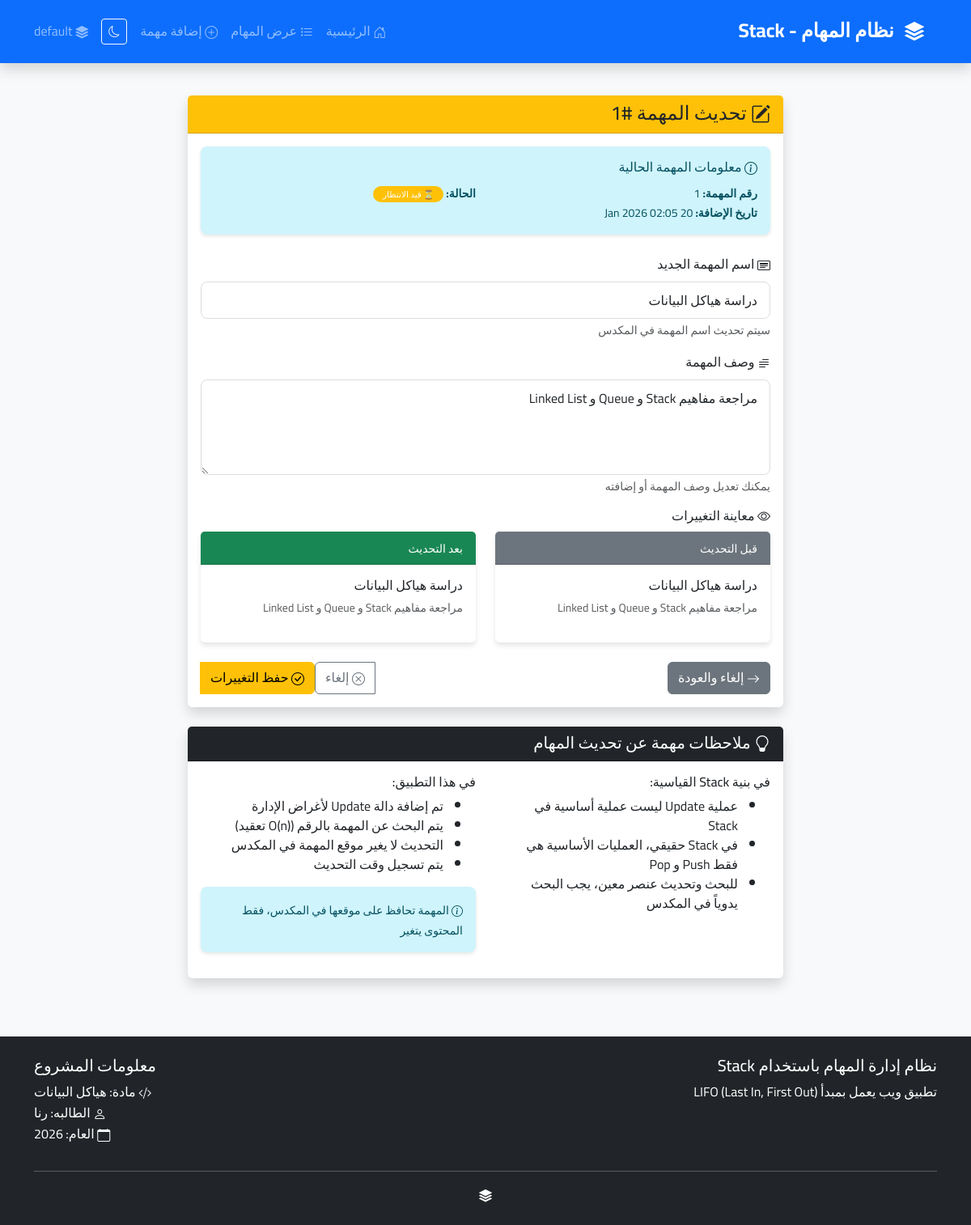
Screenshot of /update-task/1 with the database file from the repository.
### models/task_stack.py (models this page shows, shortened)
class Stack(db.Model):
    __tablename__ = 'stacks'
    id = db.Column(db.Integer, primary_key=True)
    name = db.Column(db.String(100), unique=True, nullable=False)
    created_at = db.Column(db.DateTime, default=datetime.utcnow)
    total_operations = db.Column(db.Integer, default=0)
    tasks = db.relationship('Task', backref='stack', lazy=True, cascade='all, delete-orphan')

class Task(db.Model):
    __tablename__ = 'tasks'
    id = db.Column(db.Integer, primary_key=True)
    stack_id = db.Column(db.Integer, db.ForeignKey('stacks.id'), nullable=False)
    task = db.Column(db.String(255), nullable=False)
    description = db.Column(db.Text, default='')
    status = db.Column(db.String(30), default='pending')
    created_at = db.Column(db.DateTime, default=datetime.utcnow)
    updated_at = db.Column(db.DateTime, onupdate=datetime.utcnow)
    def to_dict(self):
        return {
            'id': self.id,
            'task': self.task,
            'description': self.description,
            'status': self.status,
            'created_at': self.created_at.isoformat() if self.created_at else None,
            'updated_at': self.updated_at.isoformat() if self.updated_at else None
        }

### app.py (the view, shortened to what this page needs)
@app.route('/update-task/<int:task_id>', methods=['GET', 'POST'])
def update_task(task_id):
    stack_id = session.get('current_stack', 'default')
    stack = TaskStack(stack_id)
    task = stack.search(task_id)
    if not task:
        flash('المهمة غير موجودة!', 'danger')
        return redirect(url_for('view_tasks'))
    return render_template('update_task.html', task=task)

### app.py (called while the page is built)
def _fromisoformat(value):
    try:
        if isinstance(value, str):
            return datetime.fromisoformat(value)
        return value
    except Exception:
        return value

def _datetimeformat(value, fmt="%d %b %Y %H:%M"):
    try:
        if isinstance(value, str):
            value = datetime.fromisoformat(value)
        return value.strftime(fmt)
    except Exception:
        return value

@app.context_processor
def inject_taskstack():
    from models.task_stack import TaskStack
    return {'TaskStack': TaskStack}

@app.before_request
def initialize_session():
    if 'theme' not in session:
        session['theme'] = 'light'
    from models.task_stack import TaskStack
    default_stack = TaskStack('default')
    if default_stack.size() == 0:
        for task in DEFAULT_TASKS:
            default_stack.push(task['name'], task['description'])
    if 'current_stack' not in session:
        session['current_stack'] = 'default'
    session['initialized'] = True

### models/task_stack.py (called while the page is built)
    def search(self, task_id):
        t = Task.query.filter_by(id=task_id, stack_id=self._stack.id).first()
        return t.to_dict() if t else None

    def size(self):
        return Task.query.filter_by(stack_id=self._stack.id).count()

### templates/update_task.html (shortened to what this page needs)
{% extends "layout.html" %}
{% block content %}
<div class="row justify-content-center">
    <div class="col-md-8">
        <div class="card shadow">
            <div class="card-header bg-warning text-dark">
                <h4 class="mb-0">
                    <i class="bi bi-pencil-square"></i>
                    تحديث المهمة #{{ task.id }}
                </h4>
            </div>
            <div class="card-body">
                <form method="POST" action="{{ url_for('update_task', task_id=task.id) }}">
                    <div class="alert alert-info mb-4">
                        <h6>
                            <i class="bi bi-info-circle"></i>
                            معلومات المهمة الحالية
                        </h6>
                        <div class="row mt-2">
                            <div class="col-md-6">
                                <small><strong>رقم المهمة:</strong> {{ task.id }}</small><br>
                                <small><strong>تاريخ الإضافة:</strong> {{ task.created_at|fromisoformat|datetimeformat }}</small>
                            </div>
                            <div class="col-md-6">
                                <small><strong>الحالة:</strong>
                                    <span class="badge bg-{{
                                        'warning' if task.status == 'pending'
                                        else 'secondary' if task.status == 'in_progress'
                                        else 'success'
                                    }}">
                                        {{
                                            '⏳ قيد الانتظار' if task.status == 'pending'
                                            else '🔄 قيد التنفيذ' if task.status == 'in_progress'
                                            else '✅ مكتملة'
                                        }}
                                    </span>
                                </small>
                            </div>
                        </div>
                    </div>
                    <div class="mb-3">
                        <label for="task_name" class="form-label">
                            <i class="bi bi-card-heading"></i>
                            اسم المهمة الجديد
                        </label>
                        <input type="text" class="form-control" id="task_name"
                               name="task_name" value="{{ task.task }}"
                               required maxlength="200">
                        <div class="form-text">
                            سيتم تحديث اسم المهمة في المكدس
                        </div>
                    </div>
                    <div class="mb-3">
                        <label for="description" class="form-label">
                            <i class="bi bi-text-paragraph"></i>
                            وصف المهمة
                        </label>
                        <textarea class="form-control" id="description"
                                  name="description" rows="4">{{ task.description or '' }}</textarea>
                        <div class="form-text">
                            يمكنك تعديل وصف المهمة أو إضافته
                        </div>
                    </div>
                    <div class="mb-4">
                        <h6>
                            <i class="bi bi-eye"></i>
                            معاينة التغييرات
                        </h6>
                        <div class="row">
                            <div class="col-md-6">
                                <div class="card">
                                    <div class="card-header bg-secondary text-white">
                                        <small>قبل التحديث</small>
                                    </div>
                                    <div class="card-body">
                                        <h6>{{ task.task }}</h6>
                                        {% if task.description %}
                                        <p class="small text-muted">{{ task.description[:50] }}{% if task.description|length > 50 %}...{% endif %}</p>
                                        {% endif %}
                                    </div>
                                </div>
                            </div>
                            <div class="col-md-6">
                                <div class="card">
                                    <div class="card-header bg-success text-white">
                                        <small>بعد التحديث</small>
                                    </div>
                                    <div class="card-body">
                                        <h6 id="afterTaskName">{{ task.task }}</h6>
                                        <p class="small text-muted" id="afterDescription">
                                            {{ task.description[:50] or 'لا يوجد وصف' }}{% if task.description and task.description|length > 50 %}...{% endif %}
                                        </p>
                                    </div>
                                </div>
                            </div>
                        </div>
                    </div>
                    <div class="d-flex justify-content-between">
                        <a href="{{ url_for('view_tasks') }}" class="btn btn-secondary">
                            <i class="bi bi-arrow-right"></i> إلغاء والعودة
                        </a>
                        <div class="btn-group">
                            <a href="{{ url_for('view_tasks') }}" class="btn btn-outline-secondary">
                                <i class="bi bi-x-circle"></i> إلغاء
                            </a>
                            <button type="submit" class="btn btn-warning">
                                <i class="bi bi-check-circle"></i>
                                حفظ التغييرات
                            </button>
                        </div>
                    </div>
                </form>
            </div>
        </div>
        <div class="card shadow mt-4">
            <div class="card-header bg-dark text-white">
                <h5 class="mb-0">
                    <i class="bi bi-lightbulb"></i>
                    ملاحظات مهمة عن تحديث المهام
                </h5>
            </div>
            <div class="card-body">
                <div class="row">
                    <div class="col-md-6">
                        <h6>في بنية Stack القياسية:</h6>
                        <ul>
                            <li>عملية Update ليست عملية أساسية في Stack</li>
                            <li>في Stack حقيقي، العمليات الأساسية هي فقط Push و Pop</li>
                            <li>للبحث وتحديث عنصر معين، يجب البحث يدوياً في المكدس</li>
                        </ul>
                    </div>
                    <div class="col-md-6">
                        <h6>في هذا التطبيق:</h6>
                        <ul>
                            <li>تم إضافة دالة Update لأغراض الإدارة</li>
                            <li>يتم البحث عن المهمة بالرقم (O(n) تعقيد)</li>
                            <li>التحديث لا يغير موقع المهمة في المكدس</li>
                            <li>يتم تسجيل وقت التحديث</li>
                        </ul>
                        <div class="alert alert-info mt-2">
                            <small>
                                <i class="bi bi-info-circle"></i>
                                المهمة تحافظ على موقعها في المكدس، فقط المحتوى يتغير
                            </small>
                        </div>
                    </div>
                </div>
            </div>
        </div>
    </div>
</div>
{% endblock %}

### templates/layout.html (shortened to what this page needs)
<!DOCTYPE html>
<html lang="ar" dir="rtl">
<head>
    <link href="https://cdn.jsdelivr.net/npm/bootstrap@5.3.0/dist/css/bootstrap.min.css" rel="stylesheet">
    <link rel="stylesheet" href="https://cdn.jsdelivr.net/npm/bootstrap-icons@1.10.0/font/bootstrap-icons.css">
    <link rel="stylesheet" href="{{ url_for('static', filename='css/style.css') }}">
</head>
<body class="{{ 'dark-mode' if session.get('theme') == 'dark' else 'light-mode' }}">
    <nav class="navbar navbar-expand-lg navbar-dark bg-primary shadow">
        <div class="container">
            <a class="navbar-brand" href="{{ url_for('index') }}">
                <i class="bi bi-stack"></i>
                <span class="me-2">نظام المهام - Stack</span>
            </a>
            <div class="collapse navbar-collapse" id="navbarNav">
                <ul class="navbar-nav me-auto">
                    <li class="nav-item">
                        <a class="nav-link" href="{{ url_for('index') }}">
                            <i class="bi bi-house-door"></i> الرئيسية
                        </a>
                    </li>
                    <li class="nav-item">
                        <a class="nav-link" href="{{ url_for('view_tasks') }}">
                            <i class="bi bi-list-task"></i> عرض المهام
                        </a>
                    </li>
                    <li class="nav-item">
                        <a class="nav-link" href="{{ url_for('add_task') }}">
                            <i class="bi bi-plus-circle"></i> إضافة مهمة
                        </a>
                    </li>
                </ul>
                <button class="btn btn-outline-light btn-sm me-2" id="themeToggle">
                    <i class="bi bi-{{ 'moon' if session.get('theme') == 'light' else 'sun' }}"></i>
                </button>
                <span class="navbar-text me-3">
                    <i class="bi bi-stack"></i>
                    <span id="currentStack">{{ session.get('current_stack', 'default') }}</span>
                </span>
            </div>
        </div>
    </nav>
    <main class="container my-4">
        {% block content %}{% endblock %}
    </main>
    <footer class="bg-dark text-white py-4 mt-5">
        <div class="container">
            <div class="row">
                <div class="col-md-6">
                    <h5>نظام إدارة المهام باستخدام Stack</h5>
                    <p class="mb-0">تطبيق ويب يعمل بمبدأ LIFO (Last In, First Out)</p>
                </div>
                <div class="col-md-6 text-start">
                    <h5>معلومات المشروع</h5>
                    <ul class="list-unstyled">
                        <li><i class="bi bi-code-slash"></i> مادة: هياكل البيانات</li>
                        <li><i class="bi bi-person"></i> الطالبه: رنا</li>
                        <li><i class="bi bi-calendar"></i> العام: 2026</li>
                    </ul>
                </div>
            </div>
            <hr class="bg-light">
            <div class="text-center">
                <p class="mb-0">
                    <i class="bi bi-stack"></i>
                </p>
            </div>
        </div>
    </footer>
</body>
</html>

### static/css/style.css (style rules this page uses)
:root { --primary-color: #2C3E50; --secondary-color: #3498DB; --success-color: #27AE60; --danger-color: #E74C3C; --warning-color: #F39C12; --info-color: #17A2B8; --light-color: #ECF0F1; --dark-color: #2C3E50; --border-radius: 8px; }
* { font-family: 'Cairo', sans-serif; }
body { background-color: #f8f9fa; min-height: 100vh; display: flex; flex-direction: column; }
main { flex: 1; }
.alert { border-radius: var(--border-radius); border: none; box-shadow: 0 2px 4px rgba(0,0,0,0.1); }
.card { transition: transform 0.3s, box-shadow 0.3s; border: none; box-shadow: 0 4px 6px rgba(0,0,0,0.1); }
.form-control, .form-select { border-radius: var(--border-radius); border: 1px solid #ddd; padding: 10px 15px; }
.navbar { box-shadow: 0 2px 10px rgba(0,0,0,0.1); padding: 15px 0; }
.navbar-brand { font-weight: bold; font-size: 1.5rem; }
footer { margin-top: auto; }
.bi { vertical-align: middle; }
.badge { border-radius: 20px; padding: 5px 12px; font-weight: 500; }

### rows the page displays
Stack: get "default"
Task: status "⏳ قيد الانتظار", task_name "دراسة هياكل البيانات", description "مراجعة مفاهيم Stack و Queue و Linked List", task "دراسة هياكل البيانات"

### other values shown
{{ task.id }} "1"
{{ task.created_at|fromisoformat|datetimeformat }} "20 Jan 2026 02:05"
